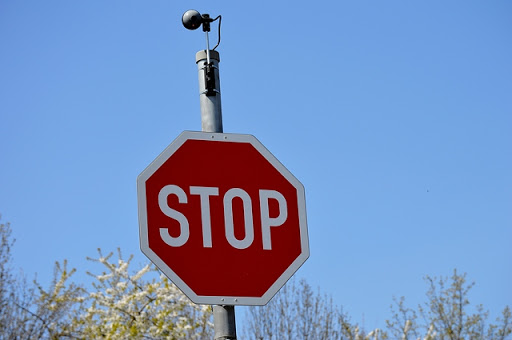
#> input picture tfcsign.jpg, 512 x 340 px, found by its file name
$ jupyter execute TfcPerspectiveTransform.ipynb   (shell and % lines are left out)
#> lines starting #> are read from the running program, lines starting #| are printed output that depends on the picture
[cell 1]
import numpy as np
import matplotlib.pyplot as plt
import matplotlib.image as mpimg
import cv2

[cell 2]
img = mpimg.imread("D:/AT/Camera_calib/tfcsign.jpg")
#> img is the input picture: shape (340, 512, 3); mean R, G, B 120, 147, 193

[cell 3]
plt.imshow(img)
plt.plot(145,181, '.')
plt.plot(148,246, '.')
plt.plot(297,188, '.')
plt.plot(301,252, '.')
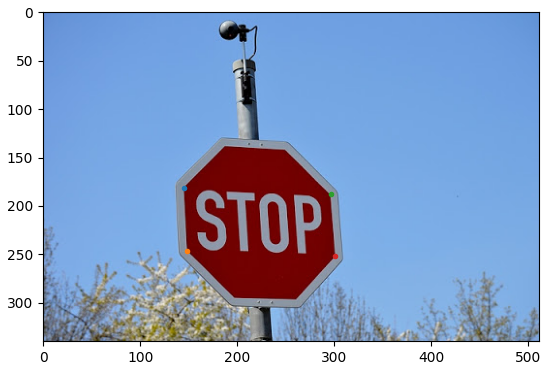
#> figure drawn by matplotlib, 1 panel

[cell 4]
np.float32([
    [145,181],
    [148,246],
    [301,252],
    [297,188]
])

[cell 5]
def warp(img):
    img_coord = (img.shape[1], img.shape[0])
#> img_coord = (512, 340)

    src = np.float32([
        [145,181],
        [148,246],
        [301,252],
        [297,188]])

    dst = np.float32([
        [135, 184],
        [135, 250],
        [306, 250],
        [306, 184]
    ])

    M = cv2.getPerspectiveTransform(src, dst)

    Minv = cv2.getPerspectiveTransform(dst, src)

    warped = cv2.warpPerspective(img, M, img_coord, flags=cv2.INTER_LINEAR)
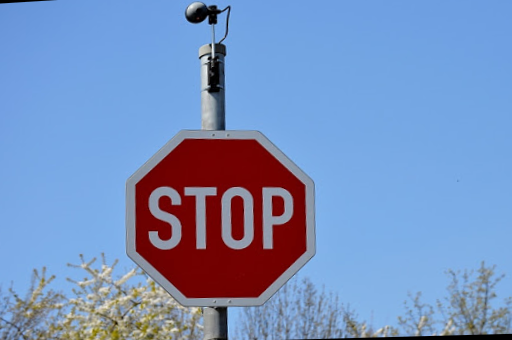
#> warped: shape (340, 512, 3); mean R, G, B 120.3, 144.9, 189.2

    return warped

[cell 6]
warped = warp(img)

[cell 7]
f, (ax1,ax2) = plt.subplots(1, 2, figsize=(20,10))

ax1.set_title('Before warp')
ax1.imshow(img)
ax2.set_title('Warped')
ax2.imshow(warped)
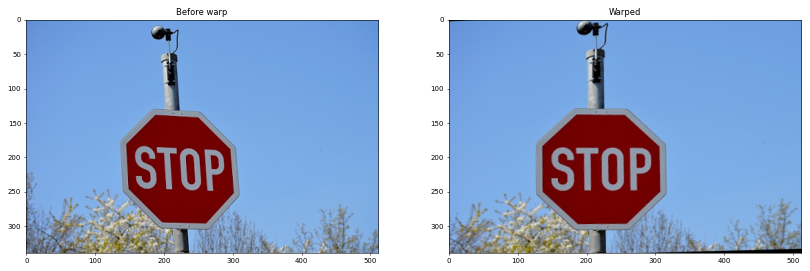
#> figure drawn by matplotlib, 2 panels
